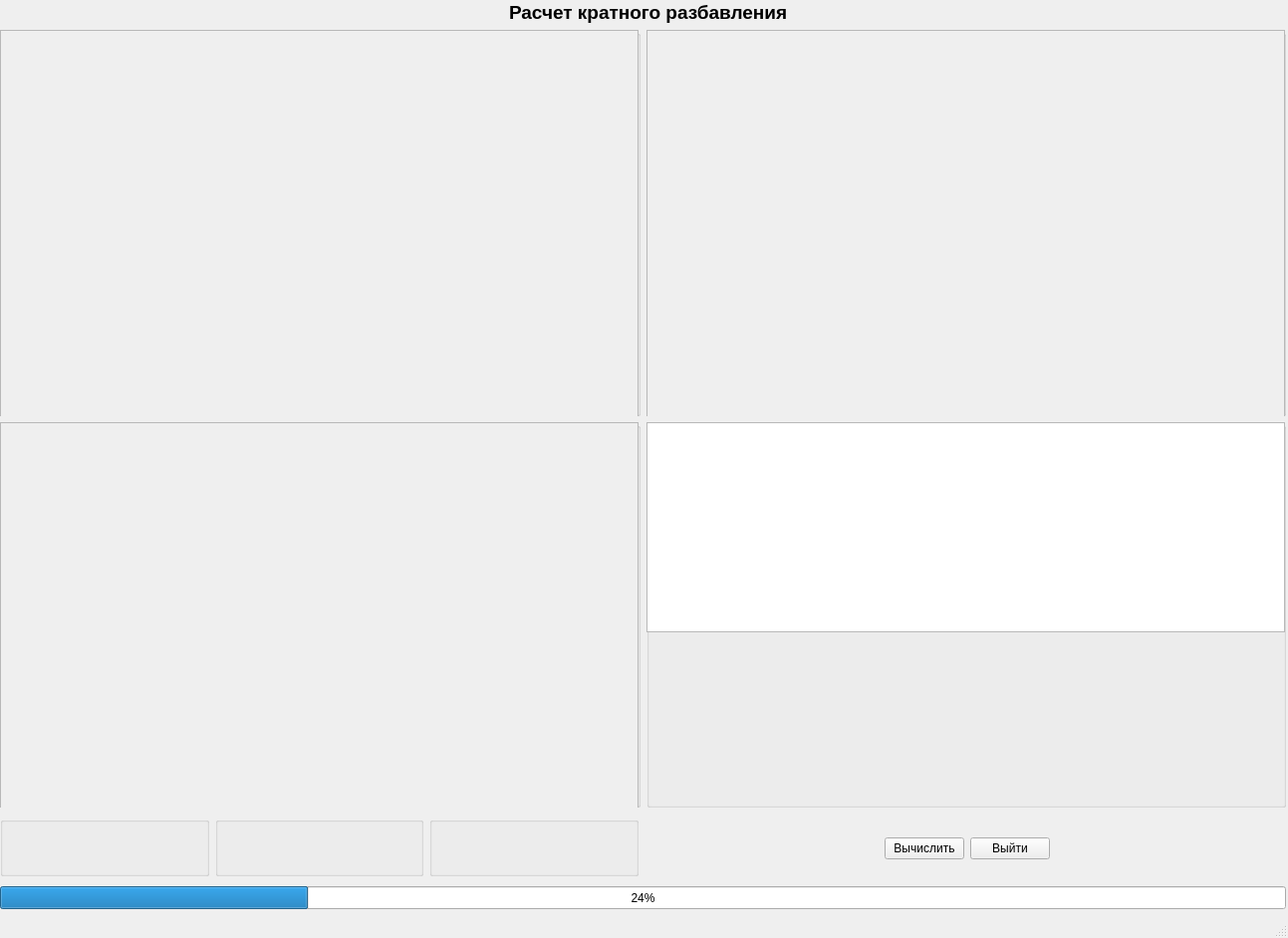
<?xml version="1.0" encoding="UTF-8"?>
<ui version="4.0">
 <class>MainWindow</class>
 <widget class="QMainWindow" name="MainWindow">
  <property name="geometry">
   <rect>
    <x>0</x>
    <y>0</y>
    <width>1293</width>
    <height>942</height>
   </rect>
  </property>
  <property name="windowTitle">
   <string>UK5com</string>
  </property>
  <widget class="QWidget" name="centralwidget">
   <widget class="QProgressBar" name="UK5Q_progressBar">
    <property name="geometry">
     <rect>
      <x>0</x>
      <y>890</y>
      <width>1291</width>
      <height>23</height>
     </rect>
    </property>
    <property name="value">
     <number>24</number>
    </property>
   </widget>
   <widget class="QWidget" name="layoutWidget">
    <property name="geometry">
     <rect>
      <x>0</x>
      <y>0</y>
      <width>1301</width>
      <height>25</height>
     </rect>
    </property>
    <layout class="QHBoxLayout" name="horizontalLayout">
     <item>
      <spacer name="horizontalSpacer_LEFT">
       <property name="orientation">
        <enum>Qt::Horizontal</enum>
       </property>
       <property name="sizeHint" stdset="0">
        <size>
         <width>40</width>
         <height>20</height>
        </size>
       </property>
      </spacer>
     </item>
     <item>
      <widget class="QLabel" name="UK5Q_label">
       <property name="font">
        <font>
         <pointsize>14</pointsize>
         <weight>75</weight>
         <bold>true</bold>
        </font>
       </property>
       <property name="text">
        <string>Расчет кратного разбавления</string>
       </property>
      </widget>
     </item>
     <item>
      <spacer name="horizontalSpacer_RIGHT">
       <property name="orientation">
        <enum>Qt::Horizontal</enum>
       </property>
       <property name="sizeHint" stdset="0">
        <size>
         <width>40</width>
         <height>20</height>
        </size>
       </property>
      </spacer>
     </item>
    </layout>
   </widget>
   <widget class="QWidget" name="layoutWidget">
    <property name="geometry">
     <rect>
      <x>650</x>
      <y>840</y>
      <width>641</width>
      <height>25</height>
     </rect>
    </property>
    <layout class="QHBoxLayout" name="horizontalLayout_BUTTONS">
     <item>
      <spacer name="horizontalSpacer_LEFT2">
       <property name="orientation">
        <enum>Qt::Horizontal</enum>
       </property>
       <property name="sizeHint" stdset="0">
        <size>
         <width>40</width>
         <height>20</height>
        </size>
       </property>
      </spacer>
     </item>
     <item>
      <widget class="QPushButton" name="UK5Q_Eval">
       <property name="text">
        <string>Вычислить</string>
       </property>
      </widget>
     </item>
     <item>
      <widget class="QPushButton" name="UK5Q_Exit">
       <property name="text">
        <string>Выйти</string>
       </property>
      </widget>
     </item>
     <item>
      <spacer name="horizontalSpacer_RIGHT2">
       <property name="orientation">
        <enum>Qt::Horizontal</enum>
       </property>
       <property name="sizeHint" stdset="0">
        <size>
         <width>40</width>
         <height>20</height>
        </size>
       </property>
      </spacer>
     </item>
    </layout>
   </widget>
   <widget class="QWidget" name="">
    <property name="geometry">
     <rect>
      <x>0</x>
      <y>820</y>
      <width>641</width>
      <height>61</height>
     </rect>
    </property>
    <layout class="QHBoxLayout" name="horizontalLayout_LIST">
     <property name="sizeConstraint">
      <enum>QLayout::SetMinAndMaxSize</enum>
     </property>
     <item>
      <widget class="QGroupBox" name="groupBox_XLS">
       <property name="maximumSize">
        <size>
         <width>16777215</width>
         <height>60</height>
        </size>
       </property>
       <property name="title">
        <string/>
       </property>
      </widget>
     </item>
     <item>
      <widget class="QGroupBox" name="groupBox_SRF">
       <property name="maximumSize">
        <size>
         <width>16777215</width>
         <height>60</height>
        </size>
       </property>
       <property name="title">
        <string/>
       </property>
      </widget>
     </item>
     <item>
      <widget class="QGroupBox" name="groupBox_RES">
       <property name="maximumSize">
        <size>
         <width>16777215</width>
         <height>60</height>
        </size>
       </property>
       <property name="title">
        <string/>
       </property>
      </widget>
     </item>
    </layout>
   </widget>
   <widget class="QWidget" name="">
    <property name="geometry">
     <rect>
      <x>0</x>
      <y>30</y>
      <width>1291</width>
      <height>781</height>
     </rect>
    </property>
    <layout class="QHBoxLayout" name="horizontalLayout_2">
     <item>
      <layout class="QVBoxLayout" name="verticalLayout_LEFT">
       <item>
        <widget class="QGroupBox" name="groupBox_IN">
         <property name="title">
          <string/>
         </property>
         <widget class="QScrollArea" name="scrollArea_IN">
          <property name="geometry">
           <rect>
            <x>0</x>
            <y>0</y>
            <width>641</width>
            <height>581</height>
           </rect>
          </property>
          <property name="widgetResizable">
           <bool>true</bool>
          </property>
          <widget class="QWidget" name="UK5Q_scrollAreaWidgetContents_IN">
           <property name="geometry">
            <rect>
             <x>0</x>
             <y>0</y>
             <width>639</width>
             <height>579</height>
            </rect>
           </property>
          </widget>
         </widget>
        </widget>
       </item>
       <item>
        <widget class="QGroupBox" name="groupBox_IN_OUT">
         <property name="title">
          <string/>
         </property>
         <widget class="QScrollArea" name="scrollArea_IN_OUT">
          <property name="geometry">
           <rect>
            <x>0</x>
            <y>0</y>
            <width>641</width>
            <height>581</height>
           </rect>
          </property>
          <property name="widgetResizable">
           <bool>true</bool>
          </property>
          <widget class="QWidget" name="UK5Q_scrollAreaWidgetContents_IN_OUT">
           <property name="geometry">
            <rect>
             <x>0</x>
             <y>0</y>
             <width>639</width>
             <height>579</height>
            </rect>
           </property>
          </widget>
         </widget>
        </widget>
       </item>
      </layout>
     </item>
     <item>
      <layout class="QVBoxLayout" name="verticalLayout_RIGHT">
       <item>
        <widget class="QGroupBox" name="groupBox_OUT">
         <property name="title">
          <string/>
         </property>
         <widget class="QScrollArea" name="scrollArea_OUT">
          <property name="geometry">
           <rect>
            <x>0</x>
            <y>0</y>
            <width>641</width>
            <height>581</height>
           </rect>
          </property>
          <property name="widgetResizable">
           <bool>true</bool>
          </property>
          <widget class="QWidget" name="UK5Q_scrollAreaWidgetContents_OUT">
           <property name="geometry">
            <rect>
             <x>0</x>
             <y>0</y>
             <width>639</width>
             <height>579</height>
            </rect>
           </property>
          </widget>
         </widget>
        </widget>
       </item>
       <item>
        <widget class="QGroupBox" name="groupBox_CHART">
         <property name="title">
          <string/>
         </property>
         <widget class="QChartView" name="UK5Q_Chart">
          <property name="geometry">
           <rect>
            <x>0</x>
            <y>0</y>
            <width>641</width>
            <height>211</height>
           </rect>
          </property>
         </widget>
        </widget>
       </item>
      </layout>
     </item>
    </layout>
   </widget>
  </widget>
  <widget class="QStatusBar" name="statusbar"/>
 </widget>
 <customwidgets>
  <customwidget>
   <class>QChartView</class>
   <extends>QGraphicsView</extends>
   <header>qchartview.h</header>
  </customwidget>
 </customwidgets>
 <resources/>
 <connections/>
</ui>
